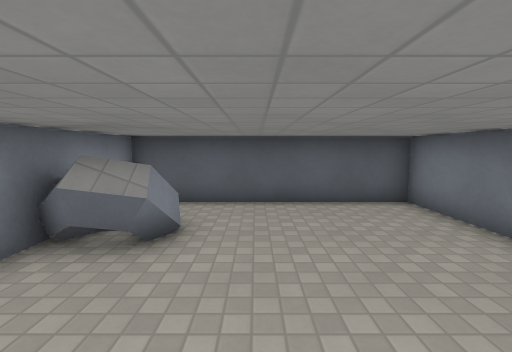
view 1 (above)

15 first-person views from a walk through a 3-D level made in the Godot game engine. The camera is 1.5 m above the floor, tilts 6° down and sees 90° across. The floor is counted in squares, 1 m on a side. Each view is taken from the middle of a square. On the plan, view 1 faces up. The plan holds only what a view shows up to about 13 squares ahead; the rest is blank. The place goes on beyond the plan. Surface patterns are stand-ins for the level's own textures.

view 2
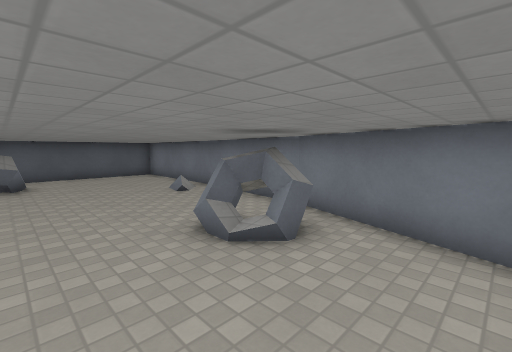

view 3
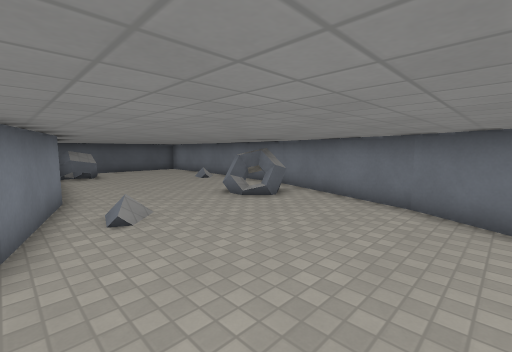

view 4
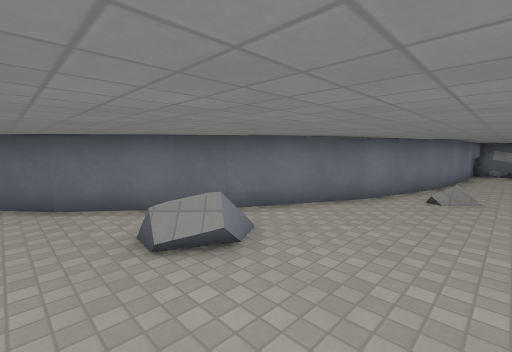

view 5
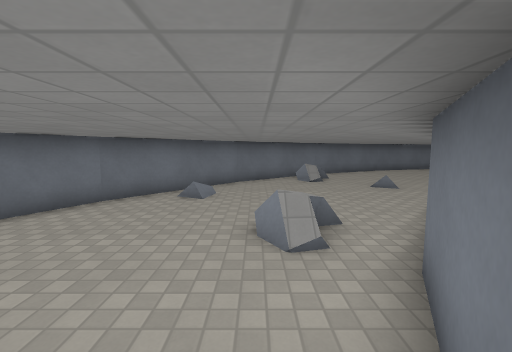

view 6
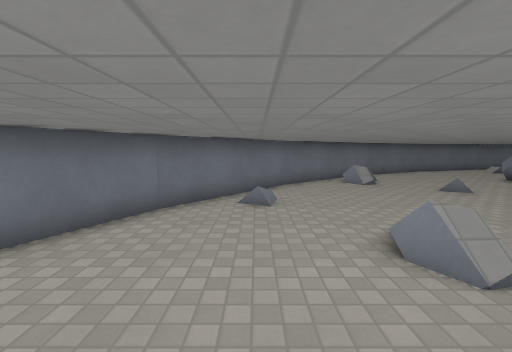

view 7
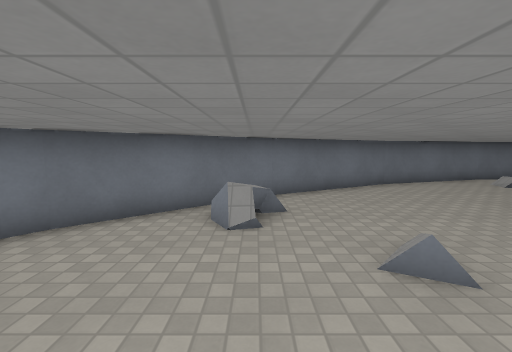

view 8
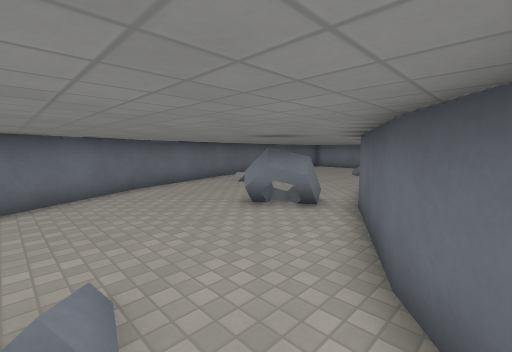

view 9
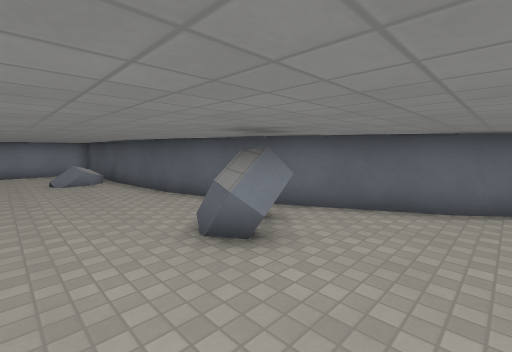

view 10
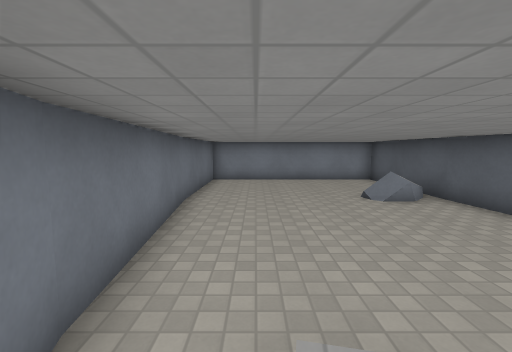

view 11
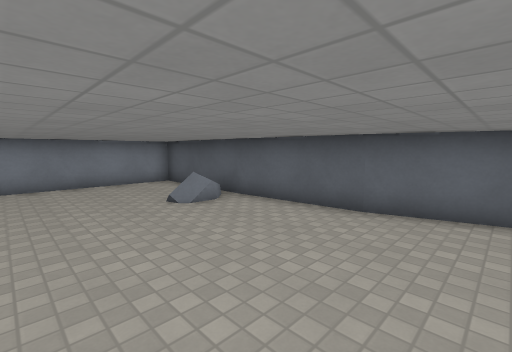

view 12
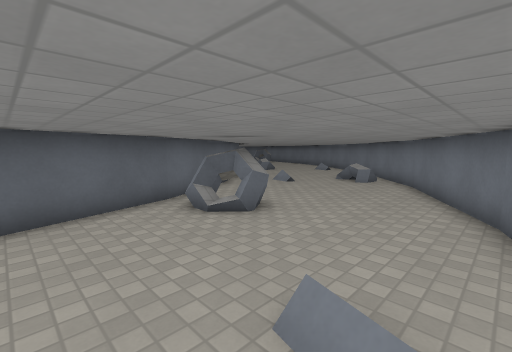

view 13
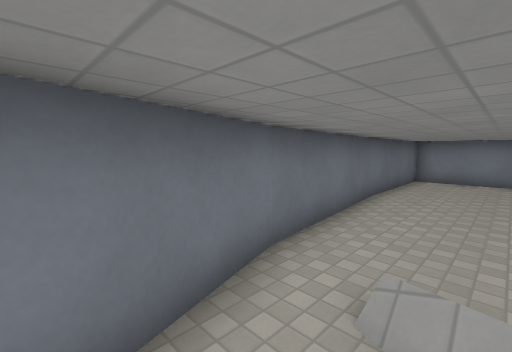

view 14
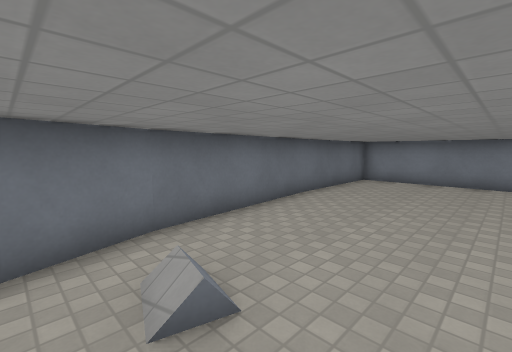

view 15
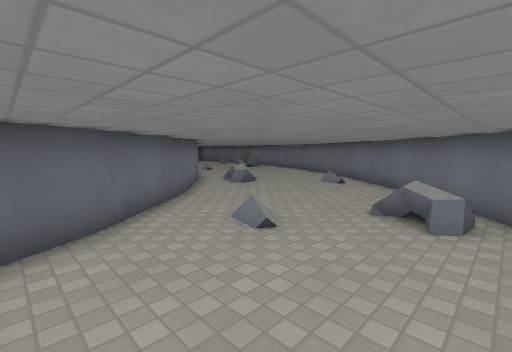

### Floor plan
Ten units are one square. View 1 is at (0, 0); x grows to the right and y downward. Boxes are objects, and circles mark ways between rooms. Rooms are numbered by the first view taken in them; rooms with no view inside come last. Other rooms are left out.
<svg viewBox="-301 -77 349 353">
<path fill="none" stroke="#000" d="M12 43 5 42M-38 23 -51 63M16 47 9 40 11 37M15 54 15 46M38 40 43 -17M-50 62 -70 100M-26 -34 -31 -41M43 -16 43 -72 -35 -72 -35 -17 -39 24M21 94 38 38M-16 -50 -16 -37M11 111 22 92M-6 143 9 117M-19 159 -5 143M5 42 8 37M11 54 5 49 5 37M-34 56 -32 47M20 55 13 54 16 47M26 -5 28 -13M-18 -36 -26 -34M-28 -35 -34 -39M-14 -43 -18 -36 -21 -43M-55 111 -50 118M-50 115 -55 125M-156 204 -155 199M-154 199 -161 192M-160 194 -165 193M-156 191 -148 197 -151 205M-165 189 -155 186M-158 187 -147 194M-165 177 -205 190M-136 250 -85 223M-204 189 -246 193M-128 158 -166 178M-190 266 -134 249M-86 223 -41 187M-245 193 -296 193 -296 271 -245 271M-96 131 -129 158M-246 271 -189 266M-42 187 -19 159M-70 99 -97 132M-159 205 -157 200M-158 205 -155 199 -149 198 -147 201 -153 205 -158 205M-161 204 -164 201M-165 193 -162 188M-155 186 -145 200M-158 185 -155 190M-182 237 -184 245 -182 238 -178 239M-104 175 -103 168 -96 171M-83 200 -79 194 -80 188M-81 206 -85 200M-242 205 -249 213M-244 210 -248 215M-74 192 -70 199M-250 197 -245 203M-55 125 -61 124 -64 121 -59 114 -60 108M-34 156 -32 148 -27 150"/>
<circle cx="-40" cy="137" r="3" fill="#2a7"/>
<text x="-10" y="30">1</text>
<text x="-160" y="210">2</text>
</svg>
Room 1 opens to room 2.

Where each view was taken, in squares from view 1:
view 1: 0 up, 0 right, facing up
view 2: 8 down, 2 left, facing up-right
view 3: 11 down, 5 left, facing up-right
view 4: 14 down, 2 left, facing up-left
view 5: 7 down, 5 left, facing down
view 6: 8 down, 3 left, facing down
view 7: 14 down, 8 left, facing down
view 8: 15 down, 10 left, facing down-left
view 9: 23 down, 12 left, facing up-left
view 10: 25 down, 17 left, facing left
view 11: 25 down, 18 left, facing up-left
view 12: 25 down, 20 left, facing up-right
view 13: 24 down, 16 left, facing down-left
view 14: 22 down, 17 left, facing down-left
view 15: 21 down, 14 left, facing up-right
